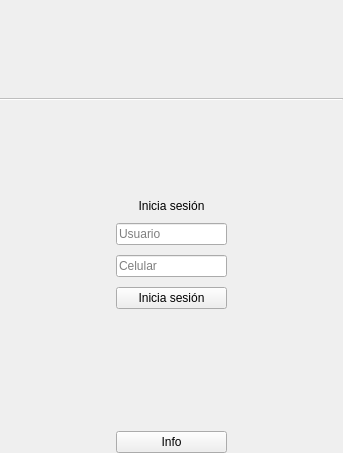
<?xml version="1.0" encoding="UTF-8"?>
<ui version="4.0">
 <class>Login</class>
 <widget class="QWidget" name="Login">
  <property name="geometry">
   <rect>
    <x>0</x>
    <y>0</y>
    <width>343</width>
    <height>453</height>
   </rect>
  </property>
  <property name="windowTitle">
   <string>Login</string>
  </property>
  <layout class="QGridLayout" name="gridLayout">
   <property name="leftMargin">
    <number>0</number>
   </property>
   <property name="topMargin">
    <number>0</number>
   </property>
   <property name="rightMargin">
    <number>0</number>
   </property>
   <property name="bottomMargin">
    <number>0</number>
   </property>
   <item row="0" column="0">
    <widget class="Image" name="background" native="true">
     <layout class="QGridLayout" name="gridLayout_3">
      <property name="leftMargin">
       <number>0</number>
      </property>
      <property name="topMargin">
       <number>0</number>
      </property>
      <property name="rightMargin">
       <number>0</number>
      </property>
      <property name="bottomMargin">
       <number>0</number>
      </property>
      <property name="verticalSpacing">
       <number>10</number>
      </property>
      <item row="8" column="1">
       <widget class="QPushButton" name="startButton">
        <property name="text">
         <string>Inicia sesión</string>
        </property>
       </widget>
      </item>
      <item row="5" column="0" colspan="3">
       <widget class="QLabel" name="label">
        <property name="text">
         <string>Inicia sesión</string>
        </property>
        <property name="alignment">
         <set>Qt::AlignCenter</set>
        </property>
        <property name="wordWrap">
         <bool>true</bool>
        </property>
       </widget>
      </item>
      <item row="4" column="0" colspan="3">
       <spacer name="verticalSpacer_5">
        <property name="orientation">
         <enum>Qt::Vertical</enum>
        </property>
        <property name="sizeHint" stdset="0">
         <size>
          <width>20</width>
          <height>40</height>
         </size>
        </property>
       </spacer>
      </item>
      <item row="2" column="0" colspan="3">
       <widget class="Image" name="logo" native="true">
        <layout class="QGridLayout" name="gridLayout_2">
         <item row="1" column="0">
          <spacer name="verticalSpacer_7">
           <property name="orientation">
            <enum>Qt::Vertical</enum>
           </property>
           <property name="sizeHint" stdset="0">
            <size>
             <width>20</width>
             <height>40</height>
            </size>
           </property>
          </spacer>
         </item>
         <item row="2" column="0">
          <spacer name="horizontalSpacer_3">
           <property name="orientation">
            <enum>Qt::Horizontal</enum>
           </property>
           <property name="sizeHint" stdset="0">
            <size>
             <width>40</width>
             <height>20</height>
            </size>
           </property>
          </spacer>
         </item>
        </layout>
       </widget>
      </item>
      <item row="8" column="0">
       <spacer name="horizontalSpacer">
        <property name="orientation">
         <enum>Qt::Horizontal</enum>
        </property>
        <property name="sizeHint" stdset="0">
         <size>
          <width>78</width>
          <height>20</height>
         </size>
        </property>
       </spacer>
      </item>
      <item row="6" column="1">
       <widget class="QLineEdit" name="leUsuario">
        <property name="text">
         <string/>
        </property>
        <property name="maxLength">
         <number>50</number>
        </property>
        <property name="placeholderText">
         <string>Usuario</string>
        </property>
       </widget>
      </item>
      <item row="8" column="2">
       <spacer name="horizontalSpacer_2">
        <property name="orientation">
         <enum>Qt::Horizontal</enum>
        </property>
        <property name="sizeHint" stdset="0">
         <size>
          <width>40</width>
          <height>20</height>
         </size>
        </property>
       </spacer>
      </item>
      <item row="10" column="0" colspan="3">
       <spacer name="verticalSpacer">
        <property name="orientation">
         <enum>Qt::Vertical</enum>
        </property>
        <property name="sizeHint" stdset="0">
         <size>
          <width>20</width>
          <height>40</height>
         </size>
        </property>
       </spacer>
      </item>
      <item row="7" column="1">
       <widget class="QLineEdit" name="leCelular">
        <property name="text">
         <string/>
        </property>
        <property name="maxLength">
         <number>50</number>
        </property>
        <property name="echoMode">
         <enum>QLineEdit::Password</enum>
        </property>
        <property name="placeholderText">
         <string>Celular</string>
        </property>
       </widget>
      </item>
      <item row="12" column="1">
       <widget class="QPushButton" name="pbInstrucciones">
        <property name="text">
         <string>Info</string>
        </property>
       </widget>
      </item>
      <item row="3" column="0" colspan="3">
       <widget class="Line" name="separator">
        <property name="enabled">
         <bool>false</bool>
        </property>
        <property name="orientation">
         <enum>Qt::Horizontal</enum>
        </property>
       </widget>
      </item>
      <item row="11" column="0" colspan="3">
       <widget class="QLabel" name="errorLabel">
        <property name="text">
         <string/>
        </property>
        <property name="alignment">
         <set>Qt::AlignRight|Qt::AlignTrailing|Qt::AlignVCenter</set>
        </property>
        <property name="wordWrap">
         <bool>true</bool>
        </property>
       </widget>
      </item>
     </layout>
    </widget>
   </item>
  </layout>
 </widget>
 <customwidgets>
  <customwidget>
   <class>Image</class>
   <extends>QWidget</extends>
   <header>image.hpp</header>
   <container>1</container>
  </customwidget>
 </customwidgets>
 <resources/>
 <connections/>
</ui>
